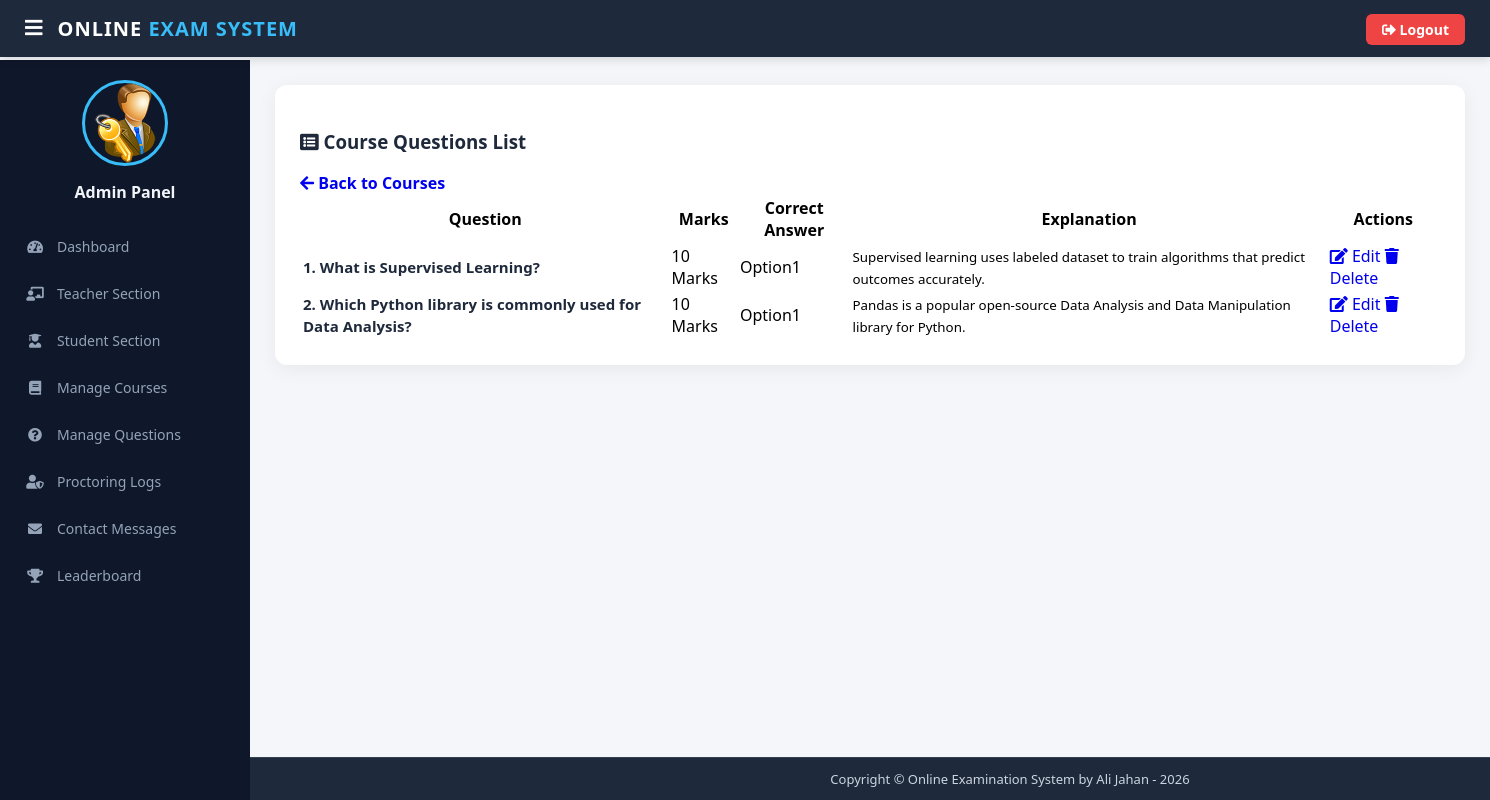
Page /view-question/6 (signed in) on the committed database.
### exam/models.py (models this page shows)
class Question(models.Model):
    course = models.ForeignKey(Course, on_delete=models.CASCADE)
    marks = models.PositiveIntegerField()
    question = models.CharField(max_length=600)
    option1 = models.CharField(max_length=200)
    option2 = models.CharField(max_length=200)
    option3 = models.CharField(max_length=200)
    option4 = models.CharField(max_length=200)
    cat = (('Option1','Option1'),('Option2','Option2'),('Option3','Option3'),('Option4','Option4'))
    answer = models.CharField(max_length=200, choices=cat)
    explanation = models.TextField(blank=True, default='')

### exam/views.py (the view)
# urls.py: path('view-question/<int:pk>', views.view_question_view,name='view-question'),
@login_required(login_url='adminlogin')
def view_question_view(request,pk):
    questions=models.Question.objects.all().filter(course_id=pk)
    return render(request,'exam/view_question.html',{'questions':questions, 'course_id': pk})

### templates/exam/view_question.html (shortened to what this page needs)
{% extends 'exam/adminbase.html' %}
{% block content %}
{% load static %}
<head>
</head>
<div class="container-fluid px-3">
  <div class="card-box">
    <div class="d-flex justify-content-between align-items-center mb-4 flex-wrap" style="gap: 15px;">
      <h3 class="m-0" style="font-weight: 700; color: #1e293b;"><i class="fas fa-list-alt text-primary"></i> Course Questions List</h3>
      <a class="btn btn-secondary" style="font-weight: bold; border-radius: 6px;" href="{% url 'admin-view-question' %}">
        <i class="fas fa-arrow-left"></i> Back to Courses
      </a>
    </div>
    <div class="table-responsive">
      <table class="table table-hover align-middle">
        <thead class="thead-dark">
          <tr>
            <th>Question</th>
            <th>Marks</th>
            <th>Correct Answer</th>
            <th>Explanation</th>
            <th>Actions</th>
          </tr>
        </thead>
        <tbody>
          {% for q in questions %}
          <tr>
            <td><strong style="font-size: 15px; color: #1e293b;">{{ forloop.counter }}. {{ q.question }}</strong></td>
            <td><span class="badge badge-info p-2">{{ q.marks }} Marks</span></td>
            <td><span class="badge badge-success p-2">{{ q.answer }}</span></td>
            <td><small class="text-muted">{{ q.explanation|default:"No explanation provided" }}</small></td>
            <td>
              <a class="btn btn-success btn-sm" style="border-radius: 4px;" href="{% url 'update-question' q.id %}" title="Edit Question"><i class="fas fa-edit"></i> Edit</a>
              <a class="btn btn-danger btn-sm" style="border-radius: 4px;" href="{% url 'delete-question' q.id %}" title="Delete Question" onclick="return confirm('Are you sure you want to delete this question?');"><i class="fas fa-trash"></i> Delete</a>
            </td>
          </tr>
          {% empty %}
          <tr>
            <td colspan="5" class="text-center text-muted py-4">No questions added to this course yet.</td>
          </tr>
          {% endfor %}
        </tbody>
      </table>
    </div>
  </div>
</div>
{% endblock content %}

### templates/exam/adminbase.html (style rules this page uses)
a:link { text-decoration: none; }
html, body { height: 100%; margin: 0; padding: 0; font-family: "Poppins", "Segoe UI", sans-serif; background-color: #f4f6f9; }
body { display: flex; flex-direction: column; min-height: 100vh; }

### templates/exam/view_question.html (style rules this page uses)
.card-box { background: #ffffff; border-radius: 12px; padding: 25px; box-shadow: 0 4px 20px rgba(0,0,0,0.06); }

### rows in the picture
Question: question "What is Supervised Learning?", marks "10", answer "Option1", explanation "Supervised learning uses labeled dataset to train algorithms that predict outcomes accurately."
Question: question "Which Python library is commonly used for Data Analysis?", marks "10", answer "Option1", explanation "Pandas is a popular open-source Data Analysis and Data Manipulation library for Python."
